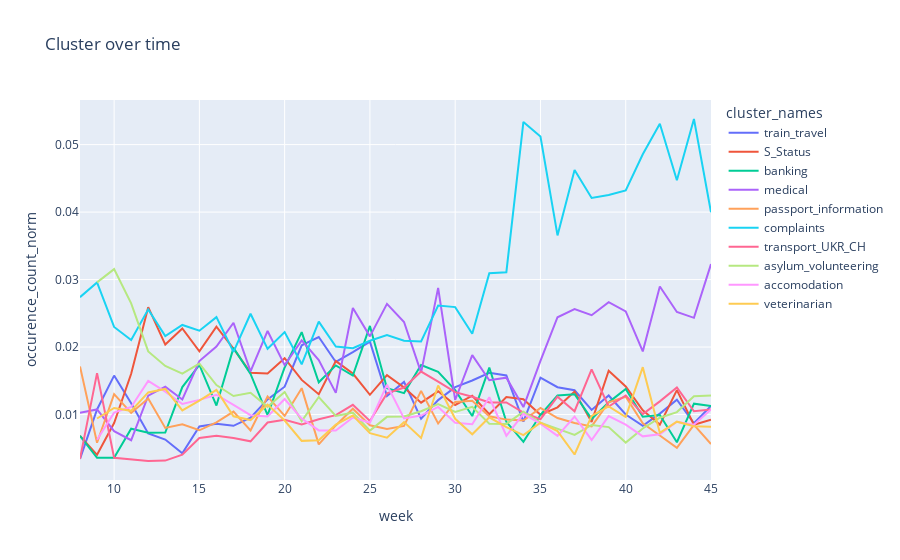

Notebook source saved alongside this figure:
### Code cell
import plotly.express as px
fig = px.line(df_value_counts[df_value_counts.cluster_names != "no_class"].sort_values(['week']), x="week", y="occurence_count_norm", color='cluster_names', title='Cluster over time')
fig.show()

### Figure 1 — Plotly figure (JSON) as saved in the notebook; plotly's stock layout.template omitted (floating-point values rounded to 4 significant figures)
{"data": [{"hovertemplate": "cluster_names=train_travel<br>week=%{x}<br>occurence_count_norm=%{y}<extra></extra>", "legendgroup": "train_travel", "line": {"color": "#636efa", "dash": "solid"}, "marker": {"symbol": "circle"}, "mode": "lines", "name": "train_travel", "orientation": "v", "showlegend": true, "type": "scatter", "x": [8, 9, 10, 11, 12, 13, 14, 15, 16, 17, 18, 19, 20, 21, 22, 23, 24, 25, 26, 27, 28, 29, 30, 31, 32, 33, 34, 35, 36, 37, 38, 39, 40, 41, 42, 43, 44, 45], "xaxis": "x", "y": [0.003425, 0.01076, 0.01578, 0.01169, 0.007203, 0.00629, 0.004273, 0.008243, 0.008652, 0.008334, 0.009544, 0.01224, 0.01413, 0.02026, 0.02149, 0.01779, 0.01926, 0.02081, 0.01275, 0.01484, 0.00938, 0.01214, 0.01406, 0.01504, 0.01618, 0.01579, 0.008948, 0.01546, 0.01405, 0.0136, 0.01069, 0.01282, 0.01, 0.00832, 0.01013, 0.01219, 0.008705, 0.01128], "yaxis": "y"}, {"hovertemplate": "cluster_names=S_Status<br>week=%{x}<br>occurence_count_norm=%{y}<extra></extra>", "legendgroup": "S_Status", "line": {"color": "#EF553B", "dash": "solid"}, "marker": {"symbol": "circle"}, "mode": "lines", "name": "S_Status", "orientation": "v", "showlegend": true, "type": "scatter", "x": [8, 9, 10, 11, 12, 13, 14, 15, 16, 17, 18, 19, 20, 21, 22, 23, 24, 25, 26, 27, 28, 29, 30, 31, 32, 33, 34, 35, 36, 37, 38, 39, 40, 41, 42, 43, 44, 45], "xaxis": "x", "y": [0.006849, 0.004034, 0.008745, 0.01605, 0.02591, 0.02037, 0.02276, 0.01936, 0.02301, 0.01978, 0.01621, 0.0161, 0.01835, 0.01513, 0.01302, 0.01792, 0.01608, 0.01293, 0.01584, 0.01401, 0.01176, 0.01344, 0.01142, 0.01279, 0.01005, 0.0126, 0.01226, 0.009973, 0.01107, 0.0134, 0.008909, 0.01649, 0.01415, 0.01064, 0.008512, 0.01362, 0.008482, 0.009226], "yaxis": "y"}, {"hovertemplate": "cluster_names=banking<br>week=%{x}<br>occurence_count_norm=%{y}<extra></extra>", "legendgroup": "banking", "line": {"color": "#00cc96", "dash": "solid"}, "marker": {"symbol": "circle"}, "mode": "lines", "name": "banking", "orientation": "v", "showlegend": true, "type": "scatter", "x": [8, 9, 10, 11, 12, 13, 14, 15, 16, 17, 18, 19, 20, 21, 22, 23, 24, 25, 26, 27, 28, 29, 30, 31, 32, 33, 34, 35, 36, 37, 38, 39, 40, 41, 42, 43, 44, 45], "xaxis": "x", "y": [0.006849, 0.003586, 0.003601, 0.007898, 0.007311, 0.007329, 0.01407, 0.01735, 0.01133, 0.01988, 0.01603, 0.009925, 0.01698, 0.02221, 0.01477, 0.01729, 0.01579, 0.02314, 0.01391, 0.01318, 0.01733, 0.01633, 0.01362, 0.009779, 0.01697, 0.00893, 0.005965, 0.009973, 0.01283, 0.01301, 0.009354, 0.01181, 0.01378, 0.009675, 0.009931, 0.005893, 0.01161, 0.01128], "yaxis": "y"}, {"hovertemplate": "cluster_names=medical<br>week=%{x}<br>occurence_count_norm=%{y}<extra></extra>", "legendgroup": "medical", "line": {"color": "#ab63fa", "dash": "solid"}, "marker": {"symbol": "circle"}, "mode": "lines", "name": "medical", "orientation": "v", "showlegend": true, "type": "scatter", "x": [8, 9, 10, 11, 12, 13, 14, 15, 16, 17, 18, 19, 20, 21, 22, 23, 24, 25, 26, 27, 28, 29, 30, 31, 32, 33, 34, 35, 36, 37, 38, 39, 40, 41, 42, 43, 44, 45], "xaxis": "x", "y": [0.01027, 0.01076, 0.007545, 0.006192, 0.01279, 0.01414, 0.01223, 0.01792, 0.02007, 0.0236, 0.01639, 0.02239, 0.01732, 0.02099, 0.01808, 0.01322, 0.02578, 0.02159, 0.0264, 0.02372, 0.01622, 0.02877, 0.01216, 0.01881, 0.01508, 0.01547, 0.0111, 0.01795, 0.02442, 0.02564, 0.02472, 0.02666, 0.02529, 0.01935, 0.02898, 0.0252, 0.02433, 0.03229], "yaxis": "y"}, {"hovertemplate": "cluster_names=passport_information<br>week=%{x}<br>occurence_count_norm=%{y}<extra></extra>", "legendgroup": "passport_information", "line": {"color": "#FFA15A", "dash": "solid"}, "marker": {"symbol": "circle"}, "mode": "lines", "name": "passport_information", "orientation": "v", "showlegend": true, "type": "scatter", "x": [8, 9, 10, 11, 12, 13, 14, 15, 16, 17, 18, 19, 20, 21, 22, 23, 24, 25, 26, 27, 28, 29, 30, 31, 32, 33, 34, 35, 36, 37, 38, 39, 40, 41, 42, 43, 44, 45], "xaxis": "x", "y": [0.01712, 0.005827, 0.01303, 0.01024, 0.01236, 0.008022, 0.008545, 0.007668, 0.008831, 0.01044, 0.007654, 0.01268, 0.009801, 0.01391, 0.005579, 0.008388, 0.01086, 0.008402, 0.007856, 0.008322, 0.01351, 0.008673, 0.01186, 0.01204, 0.009739, 0.009249, 0.009114, 0.01097, 0.009487, 0.008741, 0.008241, 0.01181, 0.01264, 0.008707, 0.006891, 0.00508, 0.008482, 0.005638], "yaxis": "y"}, {"hovertemplate": "cluster_names=complaints<br>week=%{x}<br>occurence_count_norm=%{y}<extra></extra>", "legendgroup": "complaints", "line": {"color": "#19d3f3", "dash": "solid"}, "marker": {"symbol": "circle"}, "mode": "lines", "name": "complaints", "orientation": "v", "showlegend": true, "type": "scatter", "x": [8, 9, 10, 11, 12, 13, 14, 15, 16, 17, 18, 19, 20, 21, 22, 23, 24, 25, 26, 27, 28, 29, 30, 31, 32, 33, 34, 35, 36, 37, 38, 39, 40, 41, 42, 43, 44, 45], "xaxis": "x", "y": [0.0274, 0.02958, 0.02298, 0.02104, 0.02559, 0.02164, 0.02328, 0.02243, 0.02444, 0.01928, 0.02494, 0.01974, 0.02222, 0.01745, 0.02376, 0.02008, 0.01984, 0.02094, 0.02176, 0.02094, 0.02083, 0.02616, 0.02592, 0.02196, 0.03095, 0.0311, 0.05336, 0.0512, 0.03654, 0.04623, 0.04209, 0.04254, 0.04322, 0.04857, 0.0531, 0.04471, 0.05379, 0.03998], "yaxis": "y"}, {"hovertemplate": "cluster_names=transport_UKR_CH<br>week=%{x}<br>occurence_count_norm=%{y}<extra></extra>", "legendgroup": "transport_UKR_CH", "line": {"color": "#FF6692", "dash": "solid"}, "marker": {"symbol": "circle"}, "mode": "lines", "name": "transport_UKR_CH", "orientation": "v", "showlegend": true, "type": "scatter", "x": [8, 9, 10, 11, 12, 13, 14, 15, 16, 17, 18, 19, 20, 21, 22, 23, 24, 25, 26, 27, 28, 29, 30, 31, 32, 33, 34, 35, 36, 37, 38, 39, 40, 41, 42, 43, 44, 45], "xaxis": "x", "y": [0.003425, 0.01614, 0.003601, 0.003412, 0.003118, 0.003174, 0.004052, 0.006518, 0.006868, 0.006527, 0.006033, 0.008822, 0.009231, 0.008543, 0.009298, 0.009914, 0.01144, 0.009049, 0.01314, 0.01401, 0.01638, 0.01489, 0.01333, 0.01264, 0.01178, 0.0118, 0.01027, 0.009309, 0.01265, 0.01049, 0.0167, 0.01119, 0.01283, 0.01006, 0.01196, 0.01402, 0.01049, 0.01076], "yaxis": "y"}, {"hovertemplate": "cluster_names=asylum_volunteering<br>week=%{x}<br>occurence_count_norm=%{y}<extra></extra>", "legendgroup": "asylum_volunteering", "line": {"color": "#B6E880", "dash": "solid"}, "marker": {"symbol": "circle"}, "mode": "lines", "name": "asylum_volunteering", "orientation": "v", "showlegend": true, "type": "scatter", "x": [9, 10, 11, 12, 13, 14, 15, 16, 17, 18, 19, 20, 21, 22, 23, 24, 25, 26, 27, 28, 29, 30, 31, 32, 33, 34, 35, 36, 37, 38, 39, 40, 41, 42, 43, 44, 45], "xaxis": "x", "y": [0.02958, 0.03155, 0.02648, 0.01935, 0.0172, 0.01606, 0.01754, 0.01436, 0.01275, 0.01324, 0.01114, 0.01333, 0.009031, 0.0126, 0.009786, 0.01028, 0.007627, 0.009659, 0.009709, 0.01049, 0.01156, 0.0104, 0.01113, 0.00864, 0.008611, 0.01044, 0.00881, 0.007906, 0.006993, 0.008463, 0.008142, 0.00585, 0.007933, 0.009526, 0.01036, 0.01272, 0.01281], "yaxis": "y"}, {"hovertemplate": "cluster_names=accomodation<br>week=%{x}<br>occurence_count_norm=%{y}<extra></extra>", "legendgroup": "accomodation", "line": {"color": "#FF97FF", "dash": "solid"}, "marker": {"symbol": "circle"}, "mode": "lines", "name": "accomodation", "orientation": "v", "showlegend": true, "type": "scatter", "x": [9, 10, 11, 12, 13, 14, 15, 16, 17, 18, 19, 20, 21, 22, 23, 24, 25, 26, 27, 28, 29, 30, 31, 32, 33, 34, 35, 36, 37, 38, 39, 40, 41, 42, 43, 44, 45], "xaxis": "x", "y": [0.006275, 0.01029, 0.01112, 0.015, 0.01339, 0.01157, 0.01217, 0.01293, 0.01145, 0.009905, 0.009704, 0.01231, 0.009397, 0.007645, 0.007626, 0.009558, 0.00879, 0.01442, 0.009431, 0.009857, 0.01113, 0.008787, 0.008575, 0.01257, 0.006857, 0.01011, 0.008644, 0.006852, 0.009713, 0.006236, 0.00977, 0.008492, 0.006772, 0.007094, 0.008941, 0.008482, 0.01076], "yaxis": "y"}, {"hovertemplate": "cluster_names=veterinarian<br>week=%{x}<br>occurence_count_norm=%{y}<extra></extra>", "legendgroup": "veterinarian", "line": {"color": "#FECB52", "dash": "solid"}, "marker": {"symbol": "circle"}, "mode": "lines", "name": "veterinarian", "orientation": "v", "showlegend": true, "type": "scatter", "x": [9, 10, 11, 12, 13, 14, 15, 16, 17, 18, 19, 20, 21, 22, 23, 24, 25, 26, 27, 28, 29, 30, 31, 32, 33, 34, 35, 36, 37, 38, 39, 40, 41, 42, 43, 44, 45], "xaxis": "x", "y": [0.009413, 0.01097, 0.01055, 0.01328, 0.01379, 0.01061, 0.01208, 0.01365, 0.00974, 0.009184, 0.01147, 0.009117, 0.006102, 0.006199, 0.008516, 0.009848, 0.007239, 0.006568, 0.008877, 0.006518, 0.01431, 0.009373, 0.007071, 0.009582, 0.008133, 0.006959, 0.00881, 0.007554, 0.004079, 0.0098, 0.01119, 0.009624, 0.01703, 0.007296, 0.008941, 0.008259, 0.008201], "yaxis": "y"}], "layout": {"legend": {"title": {"text": "cluster_names"}, "tracegroupgap": 0}, "title": {"text": "Cluster over time"}, "xaxis": {"anchor": "y", "domain": [0, 1], "title": {"text": "week"}}, "yaxis": {"anchor": "x", "domain": [0, 1], "title": {"text": "occurence_count_norm"}}}}
